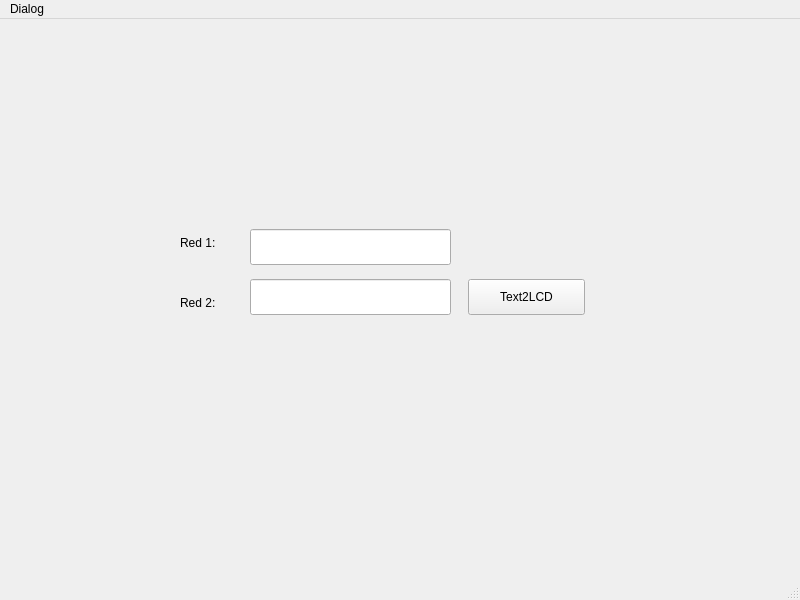
<?xml version="1.0" encoding="UTF-8"?>
<ui version="4.0">
 <class>LcdText</class>
 <widget class="QMainWindow" name="LcdText">
  <property name="geometry">
   <rect>
    <x>0</x>
    <y>0</y>
    <width>800</width>
    <height>600</height>
   </rect>
  </property>
  <property name="windowTitle">
   <string>LcdText</string>
  </property>
  <widget class="QWidget" name="centralwidget">
   <widget class="QPushButton" name="pushButton">
    <property name="geometry">
     <rect>
      <x>468</x>
      <y>260</y>
      <width>117</width>
      <height>36</height>
     </rect>
    </property>
    <property name="text">
     <string>Text2LCD</string>
    </property>
   </widget>
   <widget class="QLineEdit" name="Red2_Txt">
    <property name="geometry">
     <rect>
      <x>250</x>
      <y>260</y>
      <width>201</width>
      <height>36</height>
     </rect>
    </property>
   </widget>
   <widget class="QLineEdit" name="Red1_Txt">
    <property name="geometry">
     <rect>
      <x>250</x>
      <y>210</y>
      <width>201</width>
      <height>36</height>
     </rect>
    </property>
   </widget>
   <widget class="QLabel" name="Red1_L">
    <property name="geometry">
     <rect>
      <x>180</x>
      <y>210</y>
      <width>61</width>
      <height>28</height>
     </rect>
    </property>
    <property name="text">
     <string>Red 1:</string>
    </property>
   </widget>
   <widget class="QLabel" name="Red2_L">
    <property name="geometry">
     <rect>
      <x>180</x>
      <y>270</y>
      <width>61</width>
      <height>28</height>
     </rect>
    </property>
    <property name="text">
     <string>Red 2:</string>
    </property>
   </widget>
  </widget>
  <widget class="QMenuBar" name="menubar">
   <property name="geometry">
    <rect>
     <x>0</x>
     <y>0</y>
     <width>800</width>
     <height>33</height>
    </rect>
   </property>
   <widget class="QMenu" name="menuDialog">
    <property name="title">
     <string>Dialog</string>
    </property>
   </widget>
   <addaction name="menuDialog"/>
  </widget>
  <widget class="QStatusBar" name="statusbar"/>
 </widget>
 <resources/>
 <connections/>
</ui>
